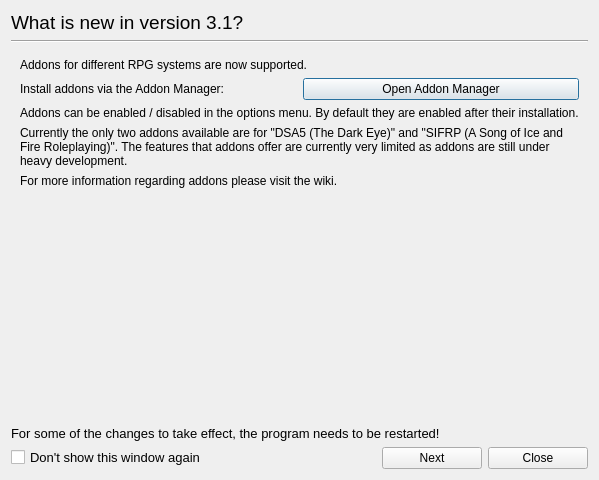
<?xml version="1.0" encoding="UTF-8"?>
<ui version="4.0">
 <class>WhatIsNewWindow</class>
 <widget class="QDialog" name="WhatIsNewWindow">
  <property name="geometry">
   <rect>
    <x>0</x>
    <y>0</y>
    <width>542</width>
    <height>480</height>
   </rect>
  </property>
  <property name="sizePolicy">
   <sizepolicy hsizetype="Preferred" vsizetype="Preferred">
    <horstretch>0</horstretch>
    <verstretch>0</verstretch>
   </sizepolicy>
  </property>
  <property name="maximumSize">
   <size>
    <width>542</width>
    <height>480</height>
   </size>
  </property>
  <property name="windowTitle">
   <string>New Features!</string>
  </property>
  <layout class="QVBoxLayout" name="verticalLayout">
   <item>
    <widget class="QLabel" name="label">
     <property name="font">
      <font>
       <pointsize>14</pointsize>
      </font>
     </property>
     <property name="text">
      <string>What is new in version 3.1?</string>
     </property>
    </widget>
   </item>
   <item>
    <widget class="Line" name="line">
     <property name="orientation">
      <enum>Qt::Horizontal</enum>
     </property>
    </widget>
   </item>
   <item>
    <widget class="QStackedWidget" name="stackedWidget">
     <property name="currentIndex">
      <number>2</number>
     </property>
     <widget class="QWidget" name="page">
      <layout class="QVBoxLayout" name="verticalLayout_2">
       <item>
        <widget class="QLabel" name="label_2">
         <property name="font">
          <font>
           <pointsize>10</pointsize>
          </font>
         </property>
         <property name="text">
          <string>GM-Companion is now also available in german!</string>
         </property>
        </widget>
       </item>
       <item>
        <layout class="QFormLayout" name="formLayout">
         <item row="0" column="0">
          <widget class="QLabel" name="label_3">
           <property name="text">
            <string>Select your prefered language:</string>
           </property>
          </widget>
         </item>
         <item row="0" column="1">
          <widget class="QComboBox" name="languageComboBox">
           <property name="font">
            <font>
             <pointsize>10</pointsize>
            </font>
           </property>
           <item>
            <property name="text">
             <string>English</string>
            </property>
           </item>
           <item>
            <property name="text">
             <string>German</string>
            </property>
           </item>
          </widget>
         </item>
        </layout>
       </item>
       <item>
        <widget class="QLabel" name="label_8">
         <property name="text">
          <string>A new music / sound button style is now available!</string>
         </property>
        </widget>
       </item>
       <item>
        <widget class="QLabel" name="label_9">
         <property name="text">
          <string/>
         </property>
         <property name="pixmap">
          <pixmap resource="resources.qrc">:/resources/NewFeatures/buttonStyle.png</pixmap>
         </property>
        </widget>
       </item>
       <item>
        <layout class="QFormLayout" name="formLayout_2">
         <item row="0" column="0">
          <widget class="QLabel" name="label_10">
           <property name="font">
            <font>
             <pointsize>8</pointsize>
            </font>
           </property>
           <property name="text">
            <string>Select your prefered button style:</string>
           </property>
          </widget>
         </item>
         <item row="0" column="1">
          <widget class="QComboBox" name="buttonStyleComboBox">
           <property name="font">
            <font>
             <pointsize>10</pointsize>
            </font>
           </property>
           <item>
            <property name="text">
             <string>Small</string>
            </property>
           </item>
           <item>
            <property name="text">
             <string>Large</string>
            </property>
           </item>
          </widget>
         </item>
        </layout>
       </item>
      </layout>
     </widget>
     <widget class="QWidget" name="page_2">
      <layout class="QVBoxLayout" name="verticalLayout_3">
       <item>
        <widget class="QLabel" name="label_5">
         <property name="font">
          <font>
           <pointsize>10</pointsize>
          </font>
         </property>
         <property name="text">
          <string>Music folders can now be grouped as in the screenshot below:</string>
         </property>
        </widget>
       </item>
       <item>
        <widget class="QLabel" name="label_7">
         <property name="text">
          <string/>
         </property>
         <property name="pixmap">
          <pixmap resource="resources.qrc">:/resources/NewFeatures/groups.png</pixmap>
         </property>
         <property name="scaledContents">
          <bool>false</bool>
         </property>
         <property name="alignment">
          <set>Qt::AlignLeading|Qt::AlignLeft|Qt::AlignVCenter</set>
         </property>
        </widget>
       </item>
       <item>
        <widget class="QLabel" name="label_6">
         <property name="font">
          <font>
           <pointsize>10</pointsize>
          </font>
         </property>
         <property name="text">
          <string>Groups can be managed in the new options window!</string>
         </property>
        </widget>
       </item>
      </layout>
     </widget>
     <widget class="QWidget" name="page_3">
      <layout class="QVBoxLayout" name="verticalLayout_4">
       <item>
        <widget class="QLabel" name="label_11">
         <property name="text">
          <string>Addons for different RPG systems are now supported.</string>
         </property>
        </widget>
       </item>
       <item>
        <layout class="QHBoxLayout" name="horizontalLayout_2">
         <item>
          <widget class="QLabel" name="label_12">
           <property name="text">
            <string>Install addons via the Addon Manager:</string>
           </property>
          </widget>
         </item>
         <item>
          <widget class="QPushButton" name="pushButton">
           <property name="text">
            <string>Open Addon Manager</string>
           </property>
          </widget>
         </item>
        </layout>
       </item>
       <item>
        <widget class="QLabel" name="label_13">
         <property name="text">
          <string>Addons can be enabled / disabled in the options menu. By default they are enabled after their installation.</string>
         </property>
        </widget>
       </item>
       <item>
        <widget class="QLabel" name="label_14">
         <property name="text">
          <string>Currently the only two addons available are for &quot;DSA5 (The Dark Eye)&quot; and &quot;SIFRP (A Song of Ice and Fire Roleplaying)&quot;. The features that addons offer are currently very limited as addons are still under heavy development.</string>
         </property>
         <property name="wordWrap">
          <bool>true</bool>
         </property>
        </widget>
       </item>
       <item>
        <widget class="QLabel" name="label_15">
         <property name="text">
          <string>For more information regarding addons please visit the wiki.</string>
         </property>
        </widget>
       </item>
       <item>
        <spacer name="verticalSpacer_2">
         <property name="orientation">
          <enum>Qt::Vertical</enum>
         </property>
         <property name="sizeHint" stdset="0">
          <size>
           <width>20</width>
           <height>40</height>
          </size>
         </property>
        </spacer>
       </item>
      </layout>
     </widget>
    </widget>
   </item>
   <item>
    <spacer name="verticalSpacer">
     <property name="orientation">
      <enum>Qt::Vertical</enum>
     </property>
     <property name="sizeHint" stdset="0">
      <size>
       <width>20</width>
       <height>40</height>
      </size>
     </property>
    </spacer>
   </item>
   <item>
    <widget class="QLabel" name="label_4">
     <property name="font">
      <font>
       <pointsize>10</pointsize>
      </font>
     </property>
     <property name="text">
      <string>For some of the changes to take effect, the program needs to be restarted!</string>
     </property>
    </widget>
   </item>
   <item>
    <layout class="QHBoxLayout" name="horizontalLayout">
     <item>
      <widget class="QCheckBox" name="dontshowAgainCheckBox">
       <property name="font">
        <font>
         <pointsize>10</pointsize>
        </font>
       </property>
       <property name="text">
        <string>Don't show this window again</string>
       </property>
      </widget>
     </item>
     <item>
      <spacer name="horizontalSpacer">
       <property name="orientation">
        <enum>Qt::Horizontal</enum>
       </property>
       <property name="sizeHint" stdset="0">
        <size>
         <width>40</width>
         <height>10</height>
        </size>
       </property>
      </spacer>
     </item>
     <item>
      <widget class="QPushButton" name="nextButton">
       <property name="minimumSize">
        <size>
         <width>100</width>
         <height>0</height>
        </size>
       </property>
       <property name="text">
        <string>Next</string>
       </property>
      </widget>
     </item>
     <item>
      <widget class="QPushButton" name="closeButton">
       <property name="minimumSize">
        <size>
         <width>100</width>
         <height>0</height>
        </size>
       </property>
       <property name="text">
        <string>Close</string>
       </property>
      </widget>
     </item>
    </layout>
   </item>
  </layout>
 </widget>
 <resources>
  <include location="resources.qrc"/>
 </resources>
 <connections/>
</ui>
